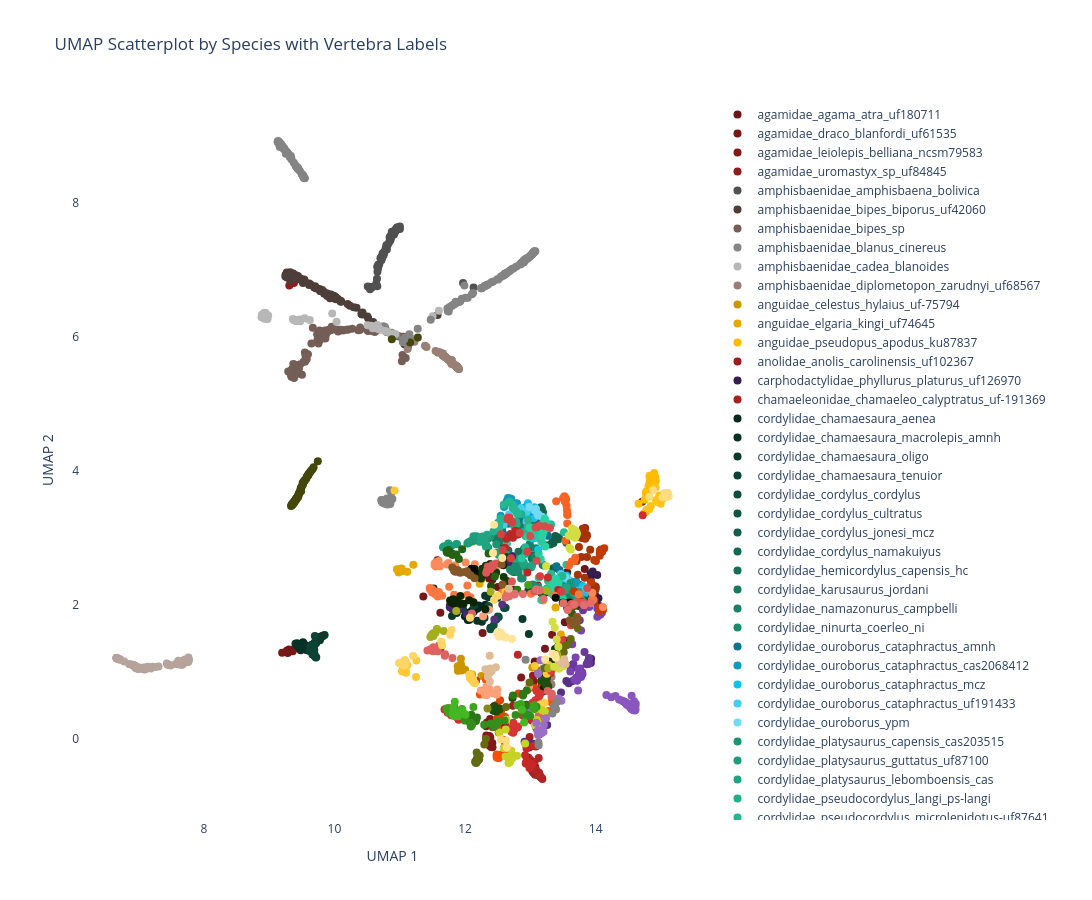

The notebook cell this image was saved under:
### Markdown cell above
### UMAP

### Code cell
# Run UMAP to reduce dimensions (using UMAP1 and UMAP2 for the scatterplot).
umap_reducer = umap.UMAP(n_components=2, n_neighbors=50, min_dist=0.1, spread=0.5, n_epochs=500, random_state=42)
pca = PCA(n_components=50)
codes_pca = pca.fit_transform(codes)
umap_coords = umap_reducer.fit_transform(codes_pca)

# Group PC1 and PC2 by species, storing the vertebra label.
species_groups = defaultdict(list)
for i, (species, vertebra) in enumerate(labels):
    if species is not None and vertebra is not None:
        species_groups[species].append((vertebra, umap_coords[i, 0], umap_coords[i, 1]))

# Create a colormap for unique families
families = sorted({extract_family(sp) for sp in species_groups.keys()})
family_base_colors = make_family_cmap(families)

# Add mapping for species colors based on family (gradient of light to dark)
species_colors = generate_species_cmap_gradient(family_base_colors, species_groups)

# Draw Plot
fig = go.Figure()
for species, points in species_groups.items():
    points_sorted = sorted(points, key=sort_key)
    vertebra_labels, pc1_vals, pc2_vals = zip(*points_sorted)

    fig.add_trace(go.Scatter(x=pc1_vals, y=pc2_vals, mode='markers', name=species,
                             marker=dict(color=plotly_color(species_colors[species]), size=8, symbol='circle'),
                             text=vertebra_labels, 
                             hovertemplate=(f"Species: {species}<br>" 
                                            "Vertebra: %{text}<br>""<extra></extra>")))

fig.update_layout(width=1200, height=900, 
                  title="UMAP Scatterplot by Species with Vertebra Labels",
                  xaxis_title=f"UMAP 1",
                  yaxis_title=f"UMAP 2",
                  legend=dict(x=1.02, y=0.5, xanchor="left", yanchor="middle"), 
                  plot_bgcolor='white')

outfpath = os.path.split(os.getcwd())[1] + '_UMAP'
fig.write_html(outfpath + '.html')
fig.write_image(outfpath + '.png')
fig.show()
